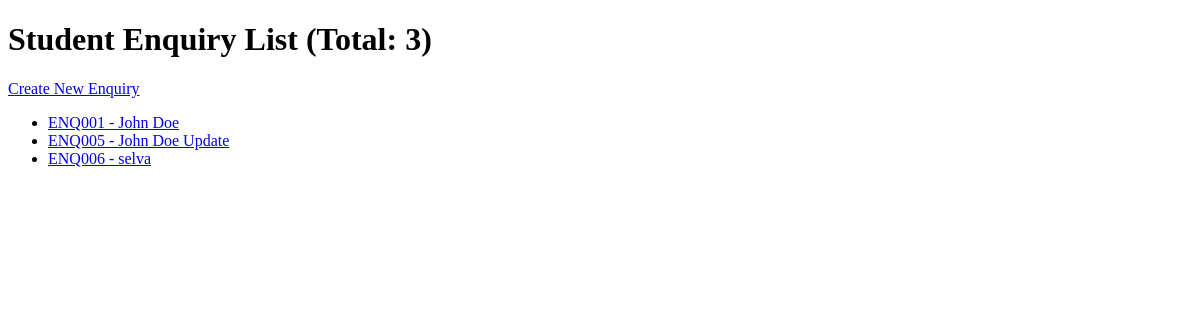
Before: / with the older database file.
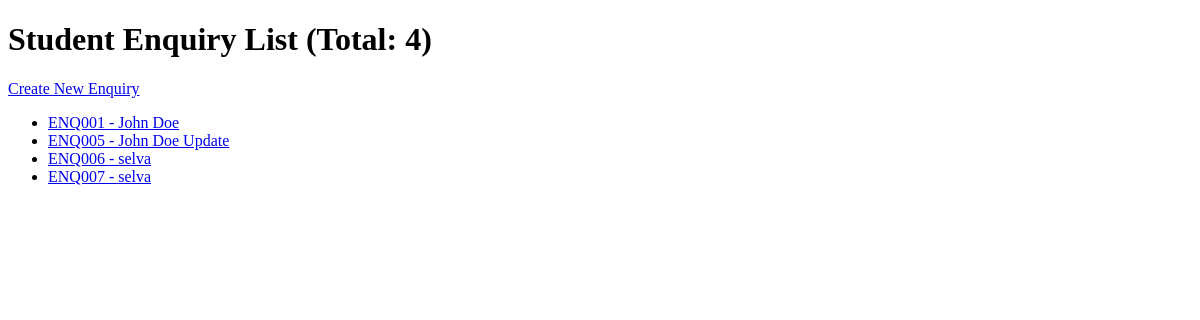
After: the same page with the newer database file.
### ENQUIRY/models.py (models this page shows, shortened)
class StudentEnquiry(models.Model):
    enquiryId = models.CharField(max_length=10, unique=True, editable=False)
    name = models.CharField(max_length=255, null=True, blank=True)
    dob = models.CharField(max_length=255, null=True, blank=True)
    mobile = models.CharField(max_length=10, null=True, blank=True)
    email = models.EmailField(null=True, blank=True)
    education = models.CharField(max_length=255, null=True, blank=True)
    passout_year = models.CharField(max_length=4, null=True, blank=True)
    course = models.CharField(max_length=255, null=True, blank=True)
    placement = models.CharField(max_length=3, choices=[('yes', 'Yes'), ('no', 'No')], null=True, blank=True)
    currently_working = models.CharField(max_length=3, null=True, blank=True, choices=[('yes', 'Yes'), ('no', 'No')])
    profession = models.CharField(max_length=10, blank=True, null=True, choices=[('it', 'IT'), ('non-it', 'Non-IT')])
    company = models.CharField(max_length=255, blank=True, null=True)
    designation = models.CharField(max_length=255, blank=True, null=True)
    duration = models.CharField(max_length=50, blank=True, null=True)
    pf = models.CharField(max_length=3, blank=True, null=True)
    uan = models.CharField(max_length=20, blank=True, null=True)
    form16 = models.CharField(max_length=3, blank=True, null=True, choices=[('yes', 'Yes'), ('no', 'No')])
    address = models.TextField(null=True, blank=True)
    pan_aadhar = models.CharField(max_length=20, null=True, blank=True)
    refer_by = models.CharField(max_length=255, null=True, blank=True)
    referer_mobile = models.CharField(max_length=10, null=True, blank=True)
    created_at = models.DateTimeField(auto_now_add=True)

### ENQUIRY/views.py (the view)
# urls.py: path('', views.student_list, name='student_list'),
def student_list(request):
    students = StudentEnquiry.objects.all()
    return render(request, 'student_list.html', {'students': students})

### ENQUIRY/templates/student_list.html (shortened to what this page needs)
<!DOCTYPE html>
<html>
<head>
</head>
<body>
    <h1>Student Enquiry List (Total: {{ students.count }})</h1>
    <a href="{% url 'student_create' %}">Create New Enquiry</a>
    <ul>
        {% for student in students %}
            <li>
                <a href="{% url 'student_detail' student.pk %}">
                    {{ student.enquiryId }} - {{ student.name }}
                </a>
            </li>
        {% endfor %}
    </ul>
</body>
</html>

Changed rows visible on the page:
added StudentEnquiry: enquiryId "ENQ007", name "selva"
Other visible differences:
{{ students.count }}: "3" → "4"
